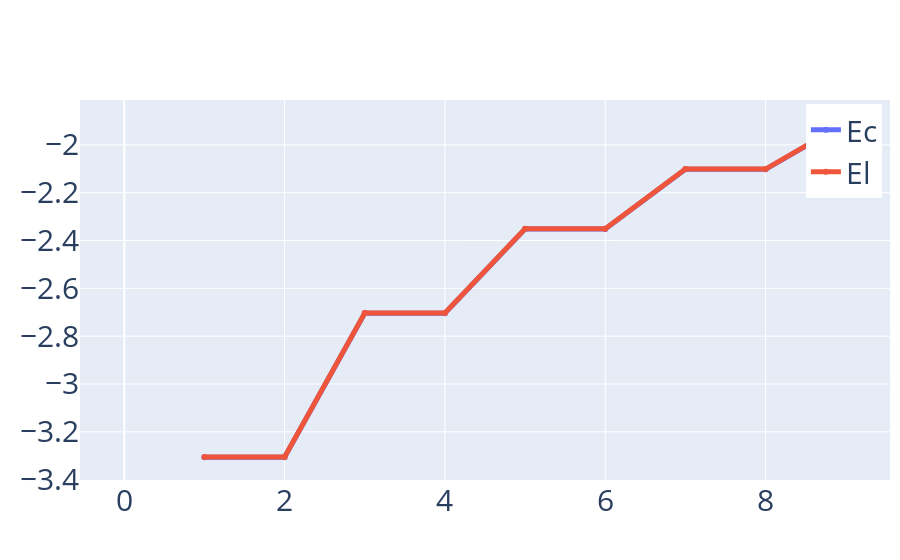

This figure's notebook cell:
### Code cell
N = 10
plotCompare(arange(N),{'Ec':log10(cap),'El':log10(ind)})

### Figure 1 — Plotly figure (JSON) as saved in the notebook; plotly's stock layout.template omitted (floating-point values rounded to 4 significant figures; data arrays with more than 128 entries replaced by an {"elided": "..."} marker saying what was removed)
{"data": [{"line": {"width": 5}, "name": "Ec", "type": "scatter", "x": [0, 1, 2, 3, 4, 5, 6, 7, 8, 9], "y": {"elided": "201 float values"}}, {"line": {"width": 5}, "name": "El", "type": "scatter", "x": [0, 1, 2, 3, 4, 5, 6, 7, 8, 9], "y": {"elided": "201 float values"}}], "layout": {"font": {"size": 30}, "legend": {"x": 0.99, "xanchor": "right", "y": 0.99, "yanchor": "top"}, "margin": {"r": 10, "t": 100}, "showlegend": true}}
